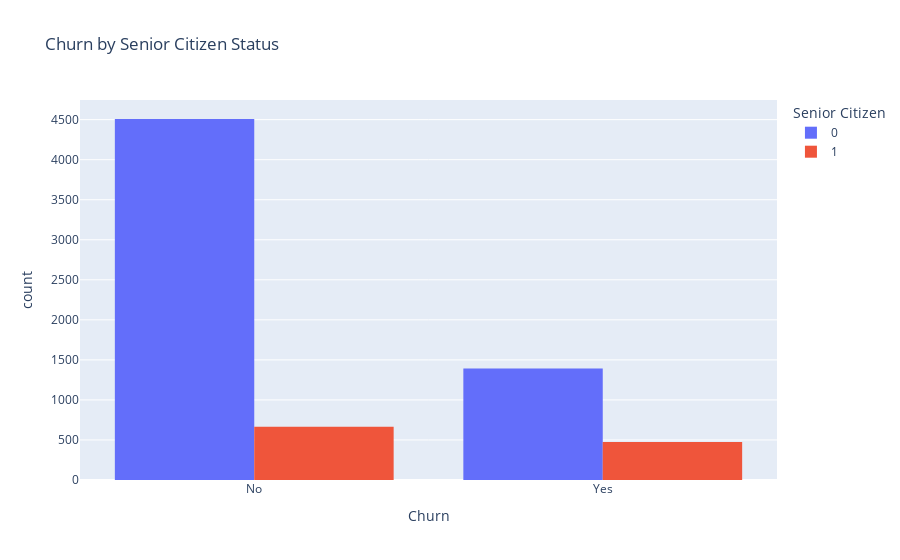

Notebook source saved alongside this figure:
### Code cell
fig = px.histogram(df, x='Churn', color='SeniorCitizen',
                   barmode='group',
                   title='Churn by Senior Citizen Status',
                   labels={'SeniorCitizen': 'Senior Citizen'})
fig.show()

### Figure 1 — Plotly figure (JSON) as saved in the notebook; plotly's stock layout.template omitted (floating-point values rounded to 4 significant figures; data arrays with more than 128 entries replaced by an {"elided": "..."} marker saying what was removed)
{"data": [{"alignmentgroup": "True", "bingroup": "x", "hovertemplate": "Senior Citizen=0<br>Churn=%{x}<br>count=%{y}<extra></extra>", "legendgroup": "0", "marker": {"color": "#636efa", "pattern": {"shape": ""}}, "name": "0", "offsetgroup": "0", "orientation": "v", "showlegend": true, "type": "histogram", "x": {"elided": "5901 str values"}, "xaxis": "x", "yaxis": "y"}, {"alignmentgroup": "True", "bingroup": "x", "hovertemplate": "Senior Citizen=1<br>Churn=%{x}<br>count=%{y}<extra></extra>", "legendgroup": "1", "marker": {"color": "#EF553B", "pattern": {"shape": ""}}, "name": "1", "offsetgroup": "1", "orientation": "v", "showlegend": true, "type": "histogram", "x": {"elided": "1142 str values"}, "xaxis": "x", "yaxis": "y"}], "layout": {"barmode": "group", "legend": {"title": {"text": "Senior Citizen"}, "tracegroupgap": 0}, "title": {"text": "Churn by Senior Citizen Status"}, "xaxis": {"anchor": "y", "domain": [0, 1], "title": {"text": "Churn"}}, "yaxis": {"anchor": "x", "domain": [0, 1], "title": {"text": "count"}}}}
